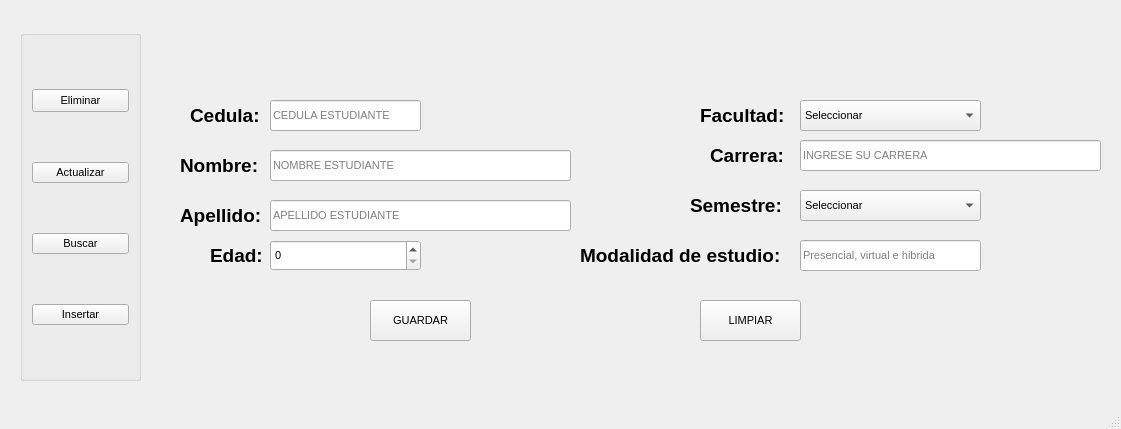
<?xml version="1.0" encoding="UTF-8"?>
<ui version="4.0">
 <class>vtnPrincipal</class>
 <widget class="QMainWindow" name="vtnPrincipal">
  <property name="geometry">
   <rect>
    <x>0</x>
    <y>0</y>
    <width>1121</width>
    <height>429</height>
   </rect>
  </property>
  <property name="font">
   <font>
    <pointsize>8</pointsize>
   </font>
  </property>
  <property name="windowTitle">
   <string>MainWindow</string>
  </property>
  <property name="toolTip">
   <string>Ingrese solo números</string>
  </property>
  <widget class="QWidget" name="centralwidget">
   <widget class="QPushButton" name="btnGuardar">
    <property name="geometry">
     <rect>
      <x>370</x>
      <y>300</y>
      <width>101</width>
      <height>41</height>
     </rect>
    </property>
    <property name="cursor">
     <cursorShape>PointingHandCursor</cursorShape>
    </property>
    <property name="text">
     <string>GUARDAR</string>
    </property>
   </widget>
   <widget class="QPushButton" name="btnlimpiar">
    <property name="geometry">
     <rect>
      <x>700</x>
      <y>300</y>
      <width>101</width>
      <height>41</height>
     </rect>
    </property>
    <property name="cursor">
     <cursorShape>PointingHandCursor</cursorShape>
    </property>
    <property name="text">
     <string>LIMPIAR</string>
    </property>
   </widget>
   <widget class="QLineEdit" name="txtNombre">
    <property name="geometry">
     <rect>
      <x>270</x>
      <y>150</y>
      <width>301</width>
      <height>31</height>
     </rect>
    </property>
    <property name="maxLength">
     <number>100</number>
    </property>
    <property name="placeholderText">
     <string>NOMBRE ESTUDIANTE</string>
    </property>
   </widget>
   <widget class="QComboBox" name="cbsemestre">
    <property name="geometry">
     <rect>
      <x>800</x>
      <y>190</y>
      <width>181</width>
      <height>31</height>
     </rect>
    </property>
    <property name="editable">
     <bool>false</bool>
    </property>
    <property name="currentText">
     <string>Seleccionar</string>
    </property>
    <property name="duplicatesEnabled">
     <bool>false</bool>
    </property>
    <property name="frame">
     <bool>true</bool>
    </property>
    <item>
     <property name="text">
      <string>Seleccionar</string>
     </property>
    </item>
    <item>
     <property name="text">
      <string>1er</string>
     </property>
    </item>
    <item>
     <property name="text">
      <string>2do</string>
     </property>
    </item>
    <item>
     <property name="text">
      <string>3er</string>
     </property>
    </item>
    <item>
     <property name="text">
      <string>4to</string>
     </property>
    </item>
    <item>
     <property name="text">
      <string>5to</string>
     </property>
    </item>
    <item>
     <property name="text">
      <string>6to</string>
     </property>
    </item>
    <item>
     <property name="text">
      <string>7mo</string>
     </property>
    </item>
    <item>
     <property name="text">
      <string>8vo</string>
     </property>
    </item>
    <item>
     <property name="text">
      <string>9no</string>
     </property>
    </item>
    <item>
     <property name="text">
      <string>10mo</string>
     </property>
    </item>
   </widget>
   <widget class="QLineEdit" name="txtApellido">
    <property name="geometry">
     <rect>
      <x>270</x>
      <y>200</y>
      <width>301</width>
      <height>31</height>
     </rect>
    </property>
    <property name="maxLength">
     <number>100</number>
    </property>
    <property name="placeholderText">
     <string>APELLIDO ESTUDIANTE</string>
    </property>
   </widget>
   <widget class="QLineEdit" name="txtcedula">
    <property name="geometry">
     <rect>
      <x>270</x>
      <y>100</y>
      <width>151</width>
      <height>31</height>
     </rect>
    </property>
    <property name="toolTip">
     <string>Ingrese solo números</string>
    </property>
    <property name="inputMask">
     <string/>
    </property>
    <property name="maxLength">
     <number>10</number>
    </property>
    <property name="placeholderText">
     <string>CEDULA ESTUDIANTE</string>
    </property>
   </widget>
   <widget class="QLineEdit" name="txtModaEstud">
    <property name="geometry">
     <rect>
      <x>800</x>
      <y>240</y>
      <width>181</width>
      <height>31</height>
     </rect>
    </property>
    <property name="inputMethodHints">
     <set>Qt::ImhNone</set>
    </property>
    <property name="inputMask">
     <string/>
    </property>
    <property name="text">
     <string/>
    </property>
    <property name="maxLength">
     <number>10</number>
    </property>
    <property name="placeholderText">
     <string>Presencial, virtual e hibrida</string>
    </property>
   </widget>
   <widget class="QLabel" name="lbNombre">
    <property name="geometry">
     <rect>
      <x>180</x>
      <y>140</y>
      <width>91</width>
      <height>51</height>
     </rect>
    </property>
    <property name="font">
     <font>
      <pointsize>14</pointsize>
      <weight>75</weight>
      <bold>true</bold>
     </font>
    </property>
    <property name="text">
     <string>Nombre:</string>
    </property>
   </widget>
   <widget class="QLabel" name="lbApellido">
    <property name="geometry">
     <rect>
      <x>180</x>
      <y>190</y>
      <width>91</width>
      <height>51</height>
     </rect>
    </property>
    <property name="font">
     <font>
      <pointsize>14</pointsize>
      <weight>75</weight>
      <bold>true</bold>
     </font>
    </property>
    <property name="text">
     <string>Apellido:</string>
    </property>
   </widget>
   <widget class="QLabel" name="lbCedula">
    <property name="geometry">
     <rect>
      <x>190</x>
      <y>90</y>
      <width>81</width>
      <height>51</height>
     </rect>
    </property>
    <property name="font">
     <font>
      <pointsize>14</pointsize>
      <weight>75</weight>
      <bold>true</bold>
     </font>
    </property>
    <property name="text">
     <string>Cedula:</string>
    </property>
   </widget>
   <widget class="QLabel" name="lbFacultad">
    <property name="geometry">
     <rect>
      <x>700</x>
      <y>90</y>
      <width>101</width>
      <height>51</height>
     </rect>
    </property>
    <property name="font">
     <font>
      <pointsize>14</pointsize>
      <weight>75</weight>
      <bold>true</bold>
     </font>
    </property>
    <property name="text">
     <string>Facultad:</string>
    </property>
   </widget>
   <widget class="QLabel" name="lbModaEstud">
    <property name="geometry">
     <rect>
      <x>580</x>
      <y>230</y>
      <width>221</width>
      <height>51</height>
     </rect>
    </property>
    <property name="font">
     <font>
      <pointsize>14</pointsize>
      <weight>75</weight>
      <bold>true</bold>
     </font>
    </property>
    <property name="text">
     <string>Modalidad de estudio:</string>
    </property>
   </widget>
   <widget class="QLabel" name="lbSemestre">
    <property name="geometry">
     <rect>
      <x>690</x>
      <y>180</y>
      <width>101</width>
      <height>51</height>
     </rect>
    </property>
    <property name="font">
     <font>
      <pointsize>14</pointsize>
      <weight>75</weight>
      <bold>true</bold>
     </font>
    </property>
    <property name="text">
     <string>Semestre:</string>
    </property>
   </widget>
   <widget class="QGroupBox" name="groupBox">
    <property name="geometry">
     <rect>
      <x>20</x>
      <y>30</y>
      <width>121</width>
      <height>351</height>
     </rect>
    </property>
    <property name="title">
     <string/>
    </property>
    <layout class="QVBoxLayout" name="verticalLayout">
     <item>
      <widget class="QPushButton" name="btneliminar">
       <property name="minimumSize">
        <size>
         <width>0</width>
         <height>23</height>
        </size>
       </property>
       <property name="maximumSize">
        <size>
         <width>161</width>
         <height>23</height>
        </size>
       </property>
       <property name="text">
        <string>Eliminar</string>
       </property>
      </widget>
     </item>
     <item>
      <widget class="QPushButton" name="btnactualizar">
       <property name="text">
        <string>Actualizar</string>
       </property>
      </widget>
     </item>
     <item>
      <widget class="QPushButton" name="btnbuscar">
       <property name="text">
        <string>Buscar</string>
       </property>
      </widget>
     </item>
     <item>
      <widget class="QPushButton" name="btninsertar">
       <property name="text">
        <string>Insertar</string>
       </property>
      </widget>
     </item>
    </layout>
   </widget>
   <widget class="QComboBox" name="cbfacultad">
    <property name="geometry">
     <rect>
      <x>800</x>
      <y>100</y>
      <width>181</width>
      <height>31</height>
     </rect>
    </property>
    <item>
     <property name="text">
      <string>Seleccionar</string>
     </property>
    </item>
    <item>
     <property name="text">
      <string>Facultad de Arquitectura y Urbanismo</string>
     </property>
    </item>
    <item>
     <property name="text">
      <string>Facultad de Ciencias Administrativas</string>
     </property>
    </item>
    <item>
     <property name="text">
      <string>Facultad de Ciencias Agrarias</string>
     </property>
    </item>
    <item>
     <property name="text">
      <string>Facultad de Ciencias Económicas</string>
     </property>
    </item>
    <item>
     <property name="text">
      <string>Facultad de Ciencias Matemáticas y Físicas</string>
     </property>
    </item>
    <item>
     <property name="text">
      <string>Facultad de Ciencias Médicas</string>
     </property>
    </item>
    <item>
     <property name="text">
      <string>Facultad de Ciencias Psicológicas</string>
     </property>
    </item>
    <item>
     <property name="text">
      <string>Facultad de Ciencias Químicas</string>
     </property>
    </item>
    <item>
     <property name="text">
      <string>Facultad de Comunicación Social</string>
     </property>
    </item>
    <item>
     <property name="text">
      <string>Facultad de Educación Física,
Deportes y Recreación</string>
     </property>
    </item>
    <item>
     <property name="text">
      <string>Facultad de Filosofía,
Letras y Ciencias de la
Educación</string>
     </property>
    </item>
    <item>
     <property name="text">
      <string>Facultad de Ingeniería
Industrial</string>
     </property>
    </item>
    <item>
     <property name="text">
      <string>Facultad de Ingeniería
Química</string>
     </property>
    </item>
    <item>
     <property name="text">
      <string>Facultad deJurisprudenciaycienicasSocialesyPolíticas</string>
     </property>
    </item>
    <item>
     <property name="text">
      <string>Facultad de Medicina
Veterinaria y
Zootecnia</string>
     </property>
    </item>
    <item>
     <property name="text">
      <string>Facultad Piloto de
Odontología</string>
     </property>
    </item>
    <item>
     <property name="text">
      <string>Facultad de Ciencias Naturales

</string>
     </property>
    </item>
   </widget>
   <widget class="QLineEdit" name="txtCarrera">
    <property name="geometry">
     <rect>
      <x>800</x>
      <y>140</y>
      <width>301</width>
      <height>31</height>
     </rect>
    </property>
    <property name="text">
     <string/>
    </property>
    <property name="maxLength">
     <number>100</number>
    </property>
    <property name="placeholderText">
     <string>INGRESE SU CARRERA</string>
    </property>
   </widget>
   <widget class="QLabel" name="lbCarrera">
    <property name="geometry">
     <rect>
      <x>710</x>
      <y>130</y>
      <width>91</width>
      <height>51</height>
     </rect>
    </property>
    <property name="font">
     <font>
      <pointsize>14</pointsize>
      <weight>75</weight>
      <bold>true</bold>
     </font>
    </property>
    <property name="text">
     <string>Carrera:</string>
    </property>
   </widget>
   <widget class="QLabel" name="lbEdad">
    <property name="geometry">
     <rect>
      <x>210</x>
      <y>230</y>
      <width>61</width>
      <height>51</height>
     </rect>
    </property>
    <property name="font">
     <font>
      <pointsize>14</pointsize>
      <weight>75</weight>
      <bold>true</bold>
     </font>
    </property>
    <property name="text">
     <string>Edad:</string>
    </property>
   </widget>
   <widget class="QSpinBox" name="spEdad">
    <property name="geometry">
     <rect>
      <x>270</x>
      <y>240</y>
      <width>151</width>
      <height>31</height>
     </rect>
    </property>
   </widget>
  </widget>
  <widget class="QMenuBar" name="menubar">
   <property name="geometry">
    <rect>
     <x>0</x>
     <y>0</y>
     <width>1121</width>
     <height>21</height>
    </rect>
   </property>
  </widget>
  <widget class="QStatusBar" name="statusbar"/>
 </widget>
 <tabstops>
  <tabstop>txtcedula</tabstop>
  <tabstop>txtNombre</tabstop>
  <tabstop>txtApellido</tabstop>
  <tabstop>cbfacultad</tabstop>
  <tabstop>txtModaEstud</tabstop>
  <tabstop>cbsemestre</tabstop>
  <tabstop>btnGuardar</tabstop>
  <tabstop>btnlimpiar</tabstop>
  <tabstop>btninsertar</tabstop>
  <tabstop>btnbuscar</tabstop>
  <tabstop>btnactualizar</tabstop>
  <tabstop>btneliminar</tabstop>
 </tabstops>
 <resources/>
 <connections/>
</ui>
